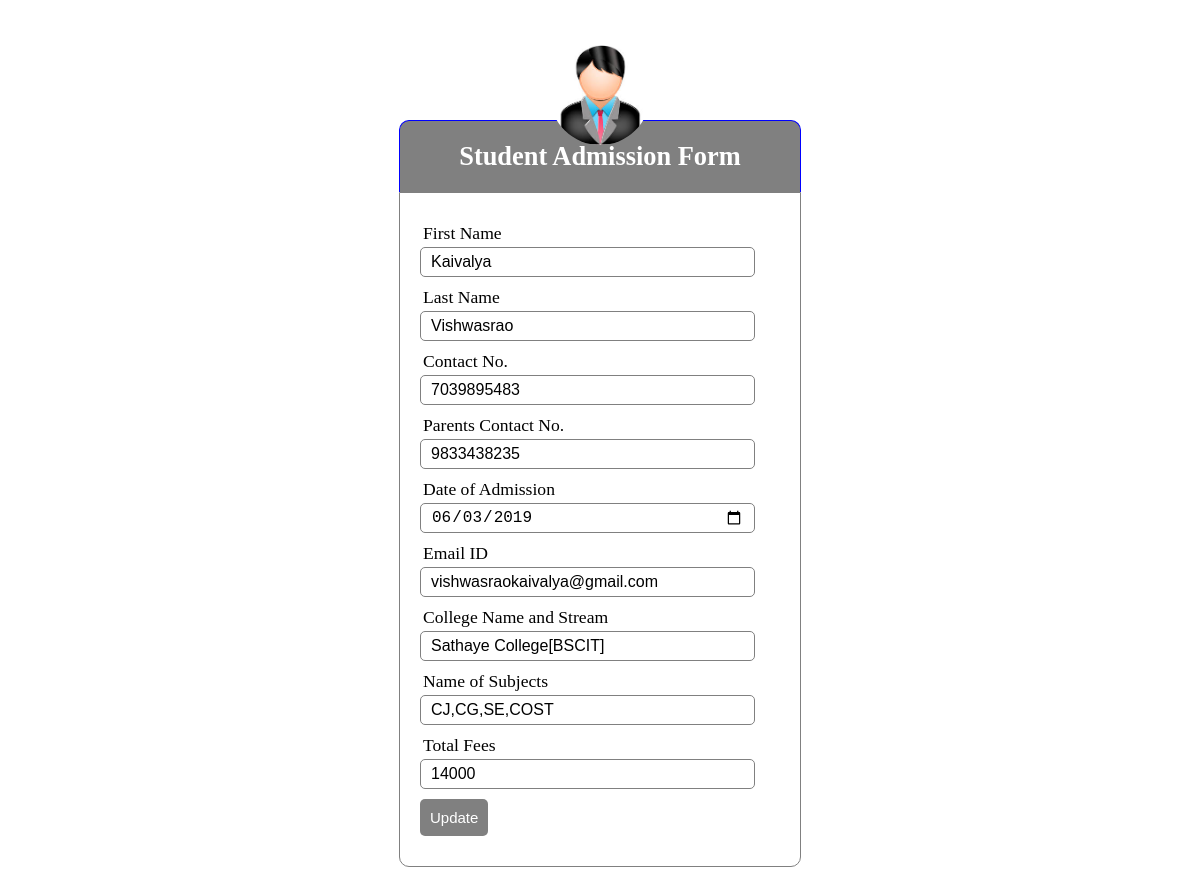
/edit.php?edit=1, run on the app's committed database.
### tables this page shows
CREATE TABLE `details` (
  `id` int(12) NOT NULL,
  `fn` varchar(255) NOT NULL,
  `ln` varchar(255) NOT NULL,
  `cn` varchar(255) NOT NULL,
  `pcn` varchar(255) NOT NULL,
  `doa` date NOT NULL,
  `ei` varchar(255) NOT NULL,
  `cnas` varchar(255) NOT NULL,
  `nos` varchar(255) NOT NULL,
  `tf` decimal(50,0) NOT NULL,
  `myimg` varchar(255) NOT NULL
);

### edit.php (the view, shortened to what this page needs)
<?php
$conn=mysqli_connect("localhost","id14567499_mylog","Yashwantghole@123","id14567499_log");
if(isset($_GET['edit']))
{
$edit_id=$_GET['edit'];
$run=mysqli_query($conn,"select * from details where id=$edit_id");
while($row=mysqli_fetch_array($run,MYSQLI_ASSOC))
{
$id=$row['id'];
$fn=$row['fn'];
$ln=$row['ln'];
$cn=$row['cn'];
$pcn=$row['pcn'];
$doa=$row['doa'];
$ei=$row['ei'];
$cnas=$row['cnas'];
$nos=$row['nos'];
$tf=$row['tf'];
}
}
?>
<html>
<head>
<link rel="stylesheet" href="s.css">
</head>
<body background="">
<div class="header">
<h2>Student Admission Form</h2>
</div>
<img src="user.jpg" class="user"></img>
<form action="edit.php?edit_form=<?php echo $id; ?>" method="post" enctype="multipart/form-data">
<div class="input-group">
<label>First Name</label>
<input type="text" name="fname" value="<?php echo $fn; ?>" placeholder="" required="required">
</div>
<div class="input-group">
<label>Last Name</label>
<input type="text" name="lname" value="<?php echo $ln; ?>" placeholder=""  required="required">
</div>
<div class="input-group">
<label>Contact No.</label>
<input type="number" name="cnumber" value="<?php echo $cn; ?>" placeholder="" required="required">
</div>
<div class="input-group">
<label>Parents Contact No.</label>
<input type="number" name="pcnumber" value="<?php echo $pcn; ?>" placeholder="" required="required">
</div>
<div class="input-group">
<label>Date of Admission</label>
<input type="date" name="doadmit" value="<?php echo $doa; ?>" placeholder="" required="required">
</div>
<div class="input-group">
<label>Email ID</label>
<input type="email" name="eid" value="<?php echo $ei; ?>" placeholder="" required="required">
</div>
<div class="input-group">
<label>College Name and Stream</label>
<input type="text" name="cnastream" value="<?php echo $cnas; ?>" placeholder="" required="required">
</div>
<div class="input-group">
<label>Name of Subjects</label>
<input type="text" name="nosub" value="<?php echo $nos; ?>" placeholder="" required="required">
</div>
<div class="input-group">
<label>Total Fees</label>
<input type="text" name="tfees" value="<?php echo $tf; ?>" placeholder="" required="required">
</div>
<div class="input-group">
<button type="submit" name="update" class="btn">
Update
</button>
</div>
</form>
</body>
</html>

### s.css (style rules this page uses)
.user { width:100px; height:100px; border-radius:50%; overflow:hidden; position:absolute; top:calc(-150px/2); left:calc(50% - 50px); }
* { margin:0px; padding:0px; }
body { font-size:110%; background:white; position:relative; top:70px; padding:; }
.header { width:30%; margin:50px auto 0px; color:white; background:gray; text-align:center; border:1px solid blue; border-bottom:none; border-radius:10px 10px 0px 0px; padding:20px; }
form { width:30%; margin:0px auto; padding:20px; border:1px solid gray; background:white; border-radius:0px 0px 10px 10px; }
.input-group { margin:10px 0px 10px 0px; }
.input-group label { display:block; text-align:left; margin:3px; }
.input-group input { height:30px; width:93%; padding:5px 10px; font-size:16px; border-radius:5px; border:1px solid gray; }
.btn { padding:10px; font-size:15px; color:white; background:gray; border:none; border-radius:5px; }

### data on the page
details: fname "Kaivalya", lname "Vishwasrao", cnumber "7039895483", pcnumber "9833438235", doadmit "06/03/2019", eid "vishwasraokaivalya@gmail.com", cnastream "Sathaye College[BSCIT]", nosub "CJ,CG,SE,COST", tfees "14000"
